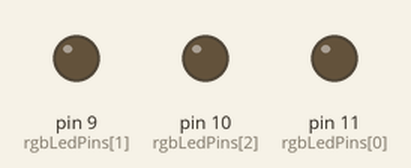
Simulated run of this sketch. Board: Arduino Uno, built with avr-gcc and run on an emulated ATmega328P. On the bench: output pins drawn as LEDs (lit = HIGH).

Above: at 0.5 s.
At 2.5 s:
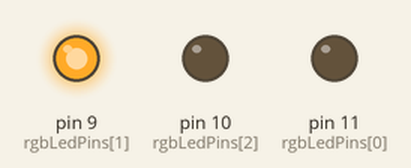
At 3.5 s:
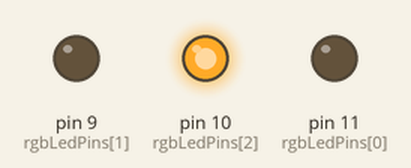
At 4.5 s:
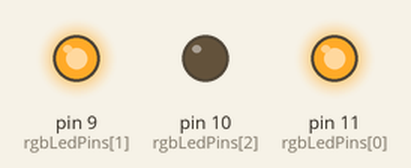
At 6.5 s:
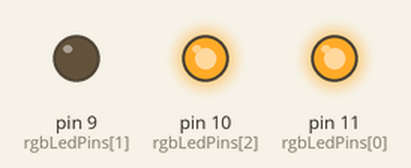
At 9.5 s:
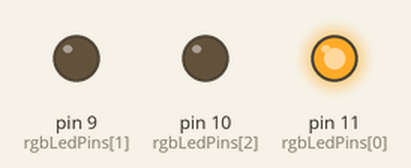
Timing chart, 0 to 10.4 s (numbered marks = the images above):
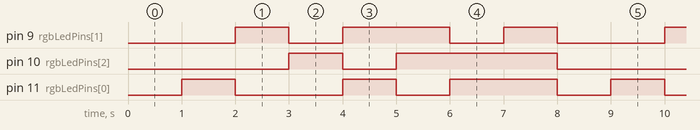

The sketch:

rgb_led.ino
```cpp
const int rgbLedPins[] = {11,9,10};
const int rgbPinSize = 3;

const int mainColors[][8] = {
  {0,0,0}, //all off
  {1,0,0}, //red
  {0,1,0}, //green
  {0,0,1}, //blue
  {1,1,0}, //yellow
  {0,1,1}, //cyan
  {1,0,1}, //purple
  {1,1,1} //white
};

const int mainColorSize = 8;
const int DISPLAY_TIME = 1000;

void setup(){
  for(int i = 0; i <  rgbPinSize; i++){
    pinMode(rgbLedPins[i], OUTPUT);
  }
}

void loop(){
  for(int i = 0; i < mainColorSize; i++){
    lightByColorValue(mainColors[i]);
    delay(DISPLAY_TIME);
  }
}

void lightByColorValue(int rgb[]){
  digitalWrite(rgbLedPins[0], rgb[0]); //red
  digitalWrite(rgbLedPins[1], rgb[1]); //green
  digitalWrite(rgbLedPins[2], rgb[2]); //blue
}
```

Measured:
- by itself, pin 9 (rgbLedPins[1]): repeats every 8.0 s: LOW 1.0 s, HIGH 2.0 s, LOW 1.0 s, HIGH 1.0 s, LOW 2.0 s, HIGH 1.0 s
- by itself, pin 10 (rgbLedPins[2]): repeats every 8.0 s: LOW 1.0 s, HIGH 3.0 s, LOW 3.0 s, HIGH 1.0 s
- by itself, pin 11 (rgbLedPins[0]): repeats every 8.0 s: LOW 2.0 s, HIGH 1.0 s, LOW 1.0 s, HIGH 2.0 s, LOW 1.0 s, HIGH 1.0 s
